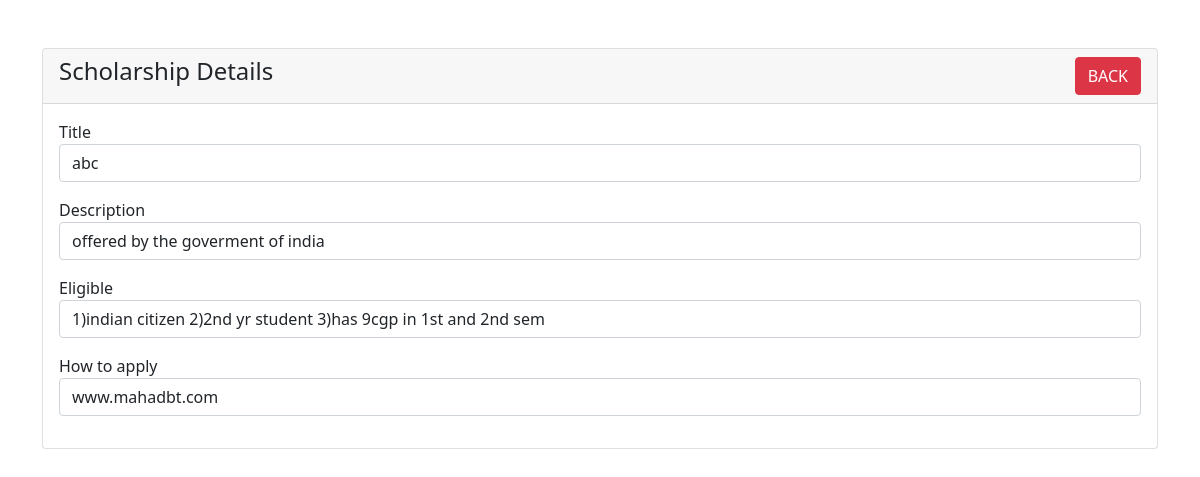
The app's page /crud/scholarship-view.php?id=2 with its own data.
### tables this page shows
CREATE TABLE `scholarship` (
  `id` int(255) NOT NULL,
  `title` varchar(255) NOT NULL,
  `description` varchar(255) NOT NULL,
  `eligible` varchar(255) NOT NULL,
  `how` varchar(255) NOT NULL
);

### crud/scholarship-view.php (the view, shortened to what this page needs)
<?php
require 'dbcon.php';
?>
<!doctype html>
<html lang="en">
  <head>
    <link href="https://cdn.jsdelivr.net/npm/bootstrap@5.1.3/dist/css/bootstrap.min.css" rel="stylesheet">
</head>
<body>
    <div class="container mt-5">
        <div class="row">
            <div class="col-md-12">
                <div class="card">
                    <div class="card-header">
                        <h4>Scholarship Details
                            <a href="index.php" class="btn btn-danger float-end">BACK</a>
                        </h4>
                    </div>
                    <div class="card-body">
                        <?php
                        if(isset($_GET['id']))
                        {
                            $scholarship_id = mysqli_real_escape_string($con, $_GET['id']);
                            $query = "SELECT * FROM scholarship WHERE id='$scholarship_id' ";
                            $query_run = mysqli_query($con, $query);
                            if(mysqli_num_rows($query_run) > 0)
                            {
                                $scholarship = mysqli_fetch_array($query_run);
                                ?>
                                    <div class="mb-3">
                                        <label>Title</label>
                                        <p class="form-control">
                                            <?=$scholarship['title'];?>
                                        </p>
                                    </div>
                                    <div class="mb-3">
                                        <label>Description</label>
                                        <p class="form-control">
                                            <?=$scholarship['description'];?>
                            </p>
                                    </div>
                                    <div class="mb-3">
                                        <label>Eligible</label>
                                        <p class="form-control">
                                            <?=$scholarship['eligible'];?>
                                        </p>
                                    </div>
                                    <div class="mb-3">
                                        <label>How to apply</label>
                                        <p class="form-control">
                                            <?=$scholarship['how'];?>
                                        </p>
                                    </div>
                                <?php
                            }
                            else
                            {
                                echo "<h4>No Such Id Found</h4>";
                            }
                        }
                        ?>
                    </div>
                </div>
            </div>
        </div>
    </div>
</body>
</html>

### records on screen
scholarship: title "abc", description "offered by the goverment of india", eligible "1)indian citizen 2)2nd yr student 3)has 9cgp in 1st and 2nd sem", how "www.mahadbt.com"
